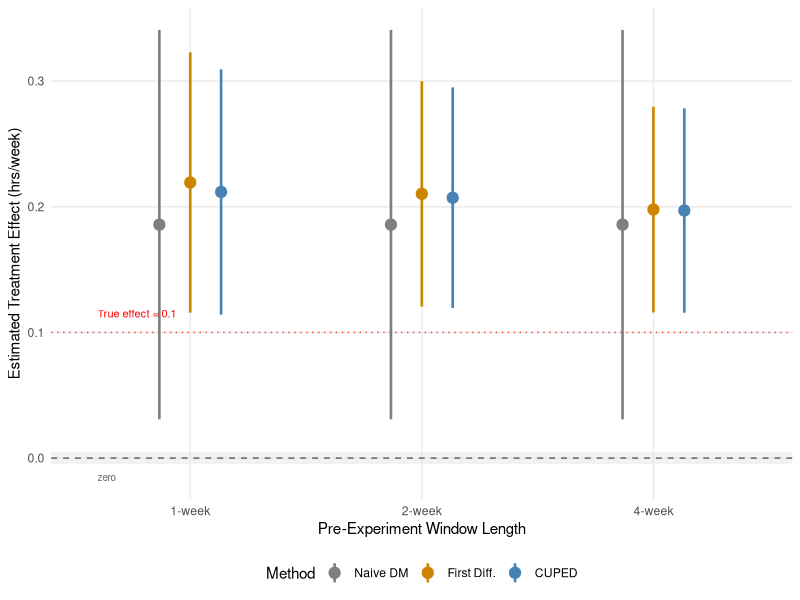

Write the R code that produced this figure.
## ---- chunk 1
knitr::opts_chunk$set(echo = TRUE, fig.pos = "H", out.extra = "")
## ---- chunk 2
library(tidyverse)
## ---- chunk 3
set.seed(132)

N <- 50000
new_user_frac <- 0.20
log_mean <- log(7)
log_sd <- 0.7
noise_sd <- 4.0
tau <- 0.10
n_pre_weeks <- 4

n_new <- round(N * new_user_frac)
n_existing <- N - n_new

users <- tibble(
  user_id = 1:N,
  is_new = c(rep(TRUE, n_new), rep(FALSE, n_existing)),
  baseline_mu = rlnorm(N, meanlog = log_mean, sdlog = log_sd),
  treatment = sample(c(0L, 1L), N, replace = TRUE)
)

generate_week <- function(baseline_mu, treatment_indicator = NULL, tau_val = 0) {
  n <- length(baseline_mu)
  noise <- rnorm(n, mean = 0, sd = noise_sd)
  hours <- baseline_mu + noise
  if (!is.null(treatment_indicator)) {
    hours <- hours + tau_val * treatment_indicator
  }
  return(pmax(hours, 0))
}

pre_weeks <- map(1:n_pre_weeks, ~ generate_week(users$baseline_mu))
names(pre_weeks) <- paste0("pre_week_", 1:n_pre_weeks)
post_week <- generate_week(users$baseline_mu, users$treatment, tau)

sim_data <- users %>%
  bind_cols(as_tibble(pre_weeks)) %>%
  mutate(
    post_week = post_week,
    pre_1wk = pre_week_4,
    pre_2wk = (pre_week_3 + pre_week_4) / 2,
    pre_4wk = (pre_week_1 + pre_week_2 + pre_week_3 + pre_week_4) / 4
  ) %>%
  mutate(
    pre_1wk = if_else(is_new, NA_real_, pre_1wk),
    pre_2wk = if_else(is_new, NA_real_, pre_2wk),
    pre_4wk = if_else(is_new, NA_real_, pre_4wk)
  )

existing <- sim_data %>% filter(!is_new)

cuped_adjust <- function(y, x) {
  has_x <- !is.na(x)
  theta <- cov(y[has_x], x[has_x]) / var(x[has_x])
  x_mean <- mean(x[has_x])
  y_adj <- y
  y_adj[has_x] <- y[has_x] - theta * (x[has_x] - x_mean)
  return(list(y_adj = y_adj, theta = theta))
}

run_test_all <- function(data, pre_col, label) {
  y <- data$post_week
  x <- data[[pre_col]]
  w <- data$treatment
  has_x <- !is.na(x)

  y_t <- y[w == 1]; y_c <- y[w == 0]
  n_t <- length(y_t); n_c <- length(y_c)

  # Naive DM
  naive_est <- mean(y_t) - mean(y_c)
  naive_se <- sqrt(var(y_t) / n_t + var(y_c) / n_c)
  naive_ci <- naive_est + c(-1, 1) * 1.96 * naive_se

  # First Differences (theta = 1)
  fd <- y; fd[has_x] <- y[has_x] - x[has_x]
  fd_t <- fd[w == 1]; fd_c <- fd[w == 0]
  fd_est <- mean(fd_t) - mean(fd_c)
  fd_se <- sqrt(var(fd_t) / n_t + var(fd_c) / n_c)
  fd_ci <- fd_est + c(-1, 1) * 1.96 * fd_se

  # CUPED (optimal theta)
  res <- cuped_adjust(y, x)
  ya <- res$y_adj
  ya_t <- ya[w == 1]; ya_c <- ya[w == 0]
  cuped_est <- mean(ya_t) - mean(ya_c)
  cuped_se <- sqrt(var(ya_t) / n_t + var(ya_c) / n_c)
  cuped_ci <- cuped_est + c(-1, 1) * 1.96 * cuped_se

  # OLS Regression Adjustment
  df_ols <- tibble(y = y, w = w, x = x) %>% filter(!is.na(x))
  mod <- lm(y ~ w + x, data = df_ols)
  ols_est <- coef(mod)["w"]
  ols_se <- summary(mod)$coefficients["w", "Std. Error"]
  ols_ci <- ols_est + c(-1, 1) * 1.96 * ols_se

  sig <- function(ci) ifelse((ci[1] > 0) | (ci[2] < 0), "Yes", "No")

  tibble(
    Window = label,
    Method = c("Naive DM", "First Diff.", "CUPED", "OLS Reg. Adj."),
    Estimate = round(c(naive_est, fd_est, cuped_est, ols_est), 4),
    SE = round(c(naive_se, fd_se, cuped_se, ols_se), 4),
    `95% CI` = c(sprintf("[%.4f, %.4f]", naive_ci[1], naive_ci[2]),
                 sprintf("[%.4f, %.4f]", fd_ci[1], fd_ci[2]),
                 sprintf("[%.4f, %.4f]", cuped_ci[1], cuped_ci[2]),
                 sprintf("[%.4f, %.4f]", ols_ci[1], ols_ci[2])),
    Sig. = c(sig(naive_ci), sig(fd_ci), sig(cuped_ci), sig(ols_ci)),
    `Var. Red.` = sprintf("%.1f%%", c(0,
                   (1 - fd_se^2 / naive_se^2) * 100,
                   (1 - cuped_se^2 / naive_se^2) * 100,
                   (1 - ols_se^2 / naive_se^2) * 100))
  )
}
## ---- chunk 4
rho_1 <- cor(existing$pre_1wk, existing$post_week)
rho_2 <- cor(existing$pre_2wk, existing$post_week)
rho_4 <- cor(existing$pre_4wk, existing$post_week)

all_results <- bind_rows(
  run_test_all(existing, "pre_1wk", "1-week"),
  run_test_all(existing, "pre_2wk", "2-week"),
  run_test_all(existing, "pre_4wk", "4-week")
)

# all users, 4-week CUPED
res_all <- run_test_all(sim_data, "pre_4wk", "4-week")
cuped_all_vr <- res_all %>% filter(Method == "CUPED") %>% pull(`Var. Red.`)

# new users naive
new_users <- sim_data %>% filter(is_new)
y_t <- new_users$post_week[new_users$treatment == 1]
y_c <- new_users$post_week[new_users$treatment == 0]
new_se <- round(sqrt(var(y_t) / length(y_t) + var(y_c) / length(y_c)), 4)
ex_naive_se <- round(res_all %>% filter(Method == "Naive DM") %>% pull(SE), 4)

cuped_vr_1 <- all_results %>% filter(Method == "CUPED", Window == "1-week") %>% pull(`Var. Red.`)
cuped_vr_4 <- all_results %>% filter(Method == "CUPED", Window == "4-week") %>% pull(`Var. Red.`)
fd_vr_1 <- all_results %>% filter(Method == "First Diff.", Window == "1-week") %>% pull(`Var. Red.`)
fd_vr_4 <- all_results %>% filter(Method == "First Diff.", Window == "4-week") %>% pull(`Var. Red.`)
## ---- chunk 5
plot_data <- all_results %>%
  filter(Method %in% c("Naive DM", "First Diff.", "CUPED")) %>%
  mutate(
    CI_lo = as.numeric(str_extract(`95% CI`, "(?<=\\[)[\\d.-]+")),
    CI_hi = as.numeric(str_extract(`95% CI`, "(?<=, )[\\d.-]+(?=\\])"))
  ) %>%
  rename(Est = Estimate)

plot_data$Window <- factor(plot_data$Window, levels = c("1-week", "2-week", "4-week"))
plot_data$Method <- factor(plot_data$Method, levels = c("Naive DM", "First Diff.", "CUPED"))

ggplot(plot_data, aes(x = Window, y = Est, color = Method)) +
  annotate("rect", xmin = -Inf, xmax = Inf, ymin = -0.005, ymax = 0.005,
           fill = "gray90", alpha = 0.5) +
  geom_hline(yintercept = 0, linetype = "dashed", color = "gray40") +
  geom_hline(yintercept = tau, linetype = "dotted", color = "red", alpha = 0.7) +
  geom_pointrange(aes(ymin = CI_lo, ymax = CI_hi),
                  position = position_dodge(width = 0.4), size = 0.7, linewidth = 0.9) +
  annotate("text", x = 0.6, y = tau + 0.015, label = paste0("True effect = ", tau),
           color = "red", size = 2.8, hjust = 0) +
  annotate("text", x = 0.6, y = -0.015, label = "zero",
           color = "gray40", size = 2.5, hjust = 0) +
  scale_color_manual(values = c("Naive DM" = "gray50", "First Diff." = "orange3", "CUPED" = "steelblue")) +
  labs(y = "Estimated Treatment Effect (hrs/week)",
       x = "Pre-Experiment Window Length") +
  theme_minimal(base_size = 11) +
  theme(legend.position = "bottom",
        panel.grid.minor = element_blank())
## ---- chunk 6
# Recompute (these chunks run independently of Section 7 chunks)
existing_app <- sim_data %>% filter(!is_new)

all_results_app <- bind_rows(
  run_test_all(existing_app, "pre_1wk", "1-week"),
  run_test_all(existing_app, "pre_2wk", "2-week"),
  run_test_all(existing_app, "pre_4wk", "4-week")
)

rho_1_app <- cor(existing_app$pre_1wk, existing_app$post_week)
rho_2_app <- cor(existing_app$pre_2wk, existing_app$post_week)
rho_4_app <- cor(existing_app$pre_4wk, existing_app$post_week)

# Table B0: Pre-post correlation
tibble(
  `Pre-Experiment Window` = c("1 week", "2 weeks", "4 weeks"),
  `Correlation (rho)` = round(c(rho_1_app, rho_2_app, rho_4_app), 3),
  `Theoretical VR` = paste0(round(c(rho_1_app, rho_2_app, rho_4_app)^2 * 100, 1), "%")
) %>% knitr::kable(caption = "Table B0: Pre-post correlation and theoretical variance reduction by window length (existing users).")

# Table B1: SE and Variance Reduction
all_results_app %>%
  select(Window, Method, SE, `Var. Red.`) %>%
  pivot_wider(names_from = Method, values_from = c(SE, `Var. Red.`)) %>%
  select(Window,
         `Naive SE` = `SE_Naive DM`,
         `FD SE` = `SE_First Diff.`,
         `CUPED SE` = `SE_CUPED`,
         `OLS SE` = `SE_OLS Reg. Adj.`,
         `FD VR` = `Var. Red._First Diff.`,
         `CUPED VR` = `Var. Red._CUPED`,
         `OLS VR` = `Var. Red._OLS Reg. Adj.`) %>%
  knitr::kable(caption = "Table B1: Standard errors and variance reduction by method (existing users, true tau = 0.10).")

# Table B2: Estimates and CIs
all_results_app %>%
  filter(Method != "OLS Reg. Adj.") %>%
  mutate(Result = sprintf("%.3f %s %s", Estimate, `95% CI`, ifelse(Sig. == "Yes", "*", ""))) %>%
  select(Window, Method, Result) %>%
  pivot_wider(names_from = Method, values_from = Result) %>%
  knitr::kable(caption = "Table B2: Estimates and 95% CIs (existing users). * = significant at 5%. OLS identical to CUPED, omitted.")
